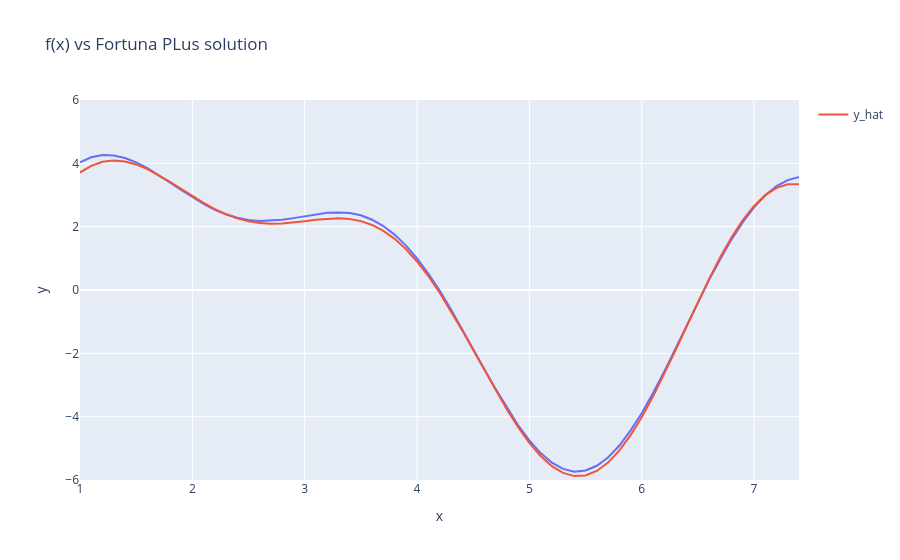

The notebook cell saved with this chart:
### Markdown cell above
### What changes did i make? and why?

I changed the generation of the theta parameters,

now we save the best theta and generates paramethers aroud that value.
New_theta = Best_theta + normal distribution (sigma).
so we try to guess near the solution.
the changes improve some tries but it looks like sometimes it get stuck in local minimuns or dont have enough precision to guess the correct paramethers.

Also after doing that i modified the sigma paramethers so we generate at first big changes with a big sigma. 
and a linear decay of the sigma to fit/finetune the model at the end steps.
with that we get better error scores.




### how did i measure the efficiency of the changes?

if we get a lower final error that means the changes are good.

### Code cell
%%time
# the magic %%time has to be the first line in the cell, and reports the total exec time of the cell.

import random
import numpy as np
import plotly.express as px
import tqdm


def predict(x, theta):
    # change to sum of 3 sin() terms. 
    # use np.sin() and not math.sin().
    y = sum(theta[3*k] * np.sin(theta[3*k+1] * (x + theta[3*k+2])) for k in range(3))
    return y # this is the model


def sample_theta(size_of_theta, best_theta=None, iteration=1, max_iters=100000):
    # linear decay of sigma, from 4.0 to 0.01
    progress = iteration / max_iters
    
    sigma = 4.0 - 3.99 * progress
    
    #print (f"Iteration {iteration}/{max_iters}, sigma: {sigma:.4f}")


    if best_theta is None:
        return np.random.uniform(-4, 4, size=size_of_theta)
    
    
    #we generate the noise with a normal distribution and add it tho the best theta
    noise = np.random.normal(0, sigma / 2.0, size=size_of_theta)
    theta = best_theta.copy()
    theta += noise
    
    # clip the values of theta to be between -4 and 4, to avoid extreme values
    return np.clip(theta, -4.0, 4.0)


def get_loss(y_hat, ys):
    # No change needed, returns quadratic loss.
    loss = ((y_hat - ys)**2).sum()
    return loss

xs = np.array([1.0, 1.1, 1.2, 1.3, 1.4, 1.5, 1.6, 1.7, 1.8, 1.9, 2.0, 2.1, 2.2, 2.3, 2.4, 2.5, 2.6, 2.7, 2.8, 2.9, 3.0, 3.1, 3.2, 3.3, 3.4, 3.5, 3.6, 3.7, 3.8, 3.9, 4.0, 4.1, 4.2, 4.3, 4.4, 4.5, 4.6, 4.7, 4.8, 4.9, 5.0, 5.1, 5.2, 5.3, 5.4, 5.5, 5.6, 5.7, 5.8, 5.9, 6.0, 6.1, 6.2, 6.3, 6.4, 6.5, 6.6, 6.7, 6.8, 6.9, 7.0, 7.1, 7.2, 7.3, 7.4])
ys = np.array([4.03, 4.19, 4.26, 4.25, 4.17, 4.03, 3.85, 3.63, 3.40, 3.16, 2.93, 2.72, 2.53, 2.39, 2.28, 2.21, 2.18, 2.19, 2.22, 2.27, 2.33, 2.39, 2.44, 2.45, 2.43, 2.36, 2.22, 2.02, 1.75, 1.41, 1.00, 0.52, -0.01, -0.60, -1.22, -1.86, -2.50, -3.13, -3.72, -4.27, -4.75, -5.15, -5.45, -5.65, -5.74, -5.70, -5.55, -5.29, -4.92, -4.44, -3.89, -3.26, -2.58, -1.86, -1.12, -0.39, 0.32, 0.98, 1.60, 2.14, 2.61, 2.99, 3.28, 3.47, 3.57])

# 
ys_h_1 = np.array([15.98, 21.42, 24.1, 23.87, 21.0, 16.11, 10.06, 3.79, -1.8, -6.01, -8.39, -8.82, -7.47, -4.77, -1.3, 2.31, 5.49, 7.81, 9.04, 9.18, 8.44, 7.15, 5.72, 4.54, 3.89, 3.9, 4.52, 5.54, 6.63, 7.39, 7.49, 6.7, 4.97, 2.44, -0.54, -3.48, -5.8, -6.98, -6.61, -4.51, -0.79, 4.2, 9.8, 15.21, 19.57, 22.09, 22.2, 19.63, 14.52, 7.41, -0.83, -9.07, -16.11, -20.83, -22.36, -20.27, -14.59, -5.91, 4.72, 15.9, 26.06, 33.69, 37.58, 36.94, 31.64])
ys_h_2 = np.array([[5.87, 5.83, 5.74, 5.62, 5.48, 16.58, 18.21, 18.49, 17.54, 15.54, 4.15, 3.9, 3.65, 3.42, 3.2, -1.9, -3.32, -3.97, -3.91, -3.27, 2.38, 2.36, 2.39, 2.46, 2.57, 2.2, 1.93, 1.22, 0.17, -1.06, 4.18, 4.59, 5.04, 5.52, 6.02, -1.49, 0.74, 3.55, 6.75, 10.06, 9.39, 9.95, 10.5, 11.02, 11.52, 16.0, 12.82, 8.47, 3.21, -2.62, 13.61, 13.76, 13.84, 13.84, 13.77, -24.16, -22.03, -17.9, -11.95, -4.55, 11.63, 10.99, 10.27, 9.47, 8.61]])

# change to the size of theta ( 9 ) (for h(x) how many parameters does it have?)
n_params = 9
n_trials = 100
average_loss = 0.0

for i in range(n_trials):  # train 100 models and take the average
    best_loss = float('inf')
    best_theta = sample_theta(n_params, best_theta=None, iteration=1, max_iters=100000)

    for _ in tqdm.tqdm(range(100000)): 
        curr_theta = sample_theta(n_params, best_theta=best_theta, iteration=_+1, max_iters=100000)
        y_hat = predict(xs, curr_theta)
        curr_loss = get_loss(y_hat, ys)

        if best_loss > curr_loss:
            best_loss = curr_loss
            best_theta = curr_theta
    average_loss += best_loss
    print(f"Model {i+1}/{n_trials}: best loss: {best_loss}, theta: {best_theta}")
average_loss = average_loss/n_trials          
        
print("Average loss:", average_loss)
print("theta:", best_theta)    
    
    
fig = px.line(x=xs, y=ys, title="f(x) vs Fortuna PLus solution")
fig.add_scatter(x=xs, y=predict(xs, best_theta), mode='lines', name="y_hat")
fig.update_layout(xaxis_range=[xs.min(),xs.max()], yaxis_range=[-6,6])
fig.show()


# to get a solid estimate -> you should train at least 100 models and take the average performance.

### Figure 1 — Plotly figure (JSON) as saved in the notebook; plotly's stock layout.template omitted (floating-point values rounded to 4 significant figures)
{"data": [{"hovertemplate": "x=%{x}<br>y=%{y}<extra></extra>", "legendgroup": "", "line": {"color": "#636efa", "dash": "solid"}, "marker": {"symbol": "circle"}, "mode": "lines", "name": "", "orientation": "v", "showlegend": false, "type": "scatter", "x": [1, 1.1, 1.2, 1.3, 1.4, 1.5, 1.6, 1.7, 1.8, 1.9, 2, 2.1, 2.2, 2.3, 2.4, 2.5, 2.6, 2.7, 2.8, 2.9, 3, 3.1, 3.2, 3.3, 3.4, 3.5, 3.6, 3.7, 3.8, 3.9, 4, 4.1, 4.2, 4.3, 4.4, 4.5, 4.6, 4.7, 4.8, 4.9, 5, 5.1, 5.2, 5.3, 5.4, 5.5, 5.6, 5.7, 5.8, 5.9, 6, 6.1, 6.2, 6.3, 6.4, 6.5, 6.6, 6.7, 6.8, 6.9, 7, 7.1, 7.2, 7.3, 7.4], "xaxis": "x", "y": [4.03, 4.19, 4.26, 4.25, 4.17, 4.03, 3.85, 3.63, 3.4, 3.16, 2.93, 2.72, 2.53, 2.39, 2.28, 2.21, 2.18, 2.19, 2.22, 2.27, 2.33, 2.39, 2.44, 2.45, 2.43, 2.36, 2.22, 2.02, 1.75, 1.41, 1, 0.52, -0.01, -0.6, -1.22, -1.86, -2.5, -3.13, -3.72, -4.27, -4.75, -5.15, -5.45, -5.65, -5.74, -5.7, -5.55, -5.29, -4.92, -4.44, -3.89, -3.26, -2.58, -1.86, -1.12, -0.39, 0.32, 0.98, 1.6, 2.14, 2.61, 2.99, 3.28, 3.47, 3.57], "yaxis": "y"}, {"mode": "lines", "name": "y_hat", "type": "scatter", "x": [1, 1.1, 1.2, 1.3, 1.4, 1.5, 1.6, 1.7, 1.8, 1.9, 2, 2.1, 2.2, 2.3, 2.4, 2.5, 2.6, 2.7, 2.8, 2.9, 3, 3.1, 3.2, 3.3, 3.4, 3.5, 3.6, 3.7, 3.8, 3.9, 4, 4.1, 4.2, 4.3, 4.4, 4.5, 4.6, 4.7, 4.8, 4.9, 5, 5.1, 5.2, 5.3, 5.4, 5.5, 5.6, 5.7, 5.8, 5.9, 6, 6.1, 6.2, 6.3, 6.4, 6.5, 6.6, 6.7, 6.8, 6.9, 7, 7.1, 7.2, 7.3, 7.4], "y": [3.71, 3.922, 4.047, 4.091, 4.06, 3.966, 3.819, 3.632, 3.418, 3.192, 2.965, 2.75, 2.556, 2.392, 2.262, 2.169, 2.113, 2.092, 2.1, 2.13, 2.173, 2.218, 2.252, 2.264, 2.242, 2.175, 2.053, 1.869, 1.617, 1.294, 0.901, 0.4413, -0.07859, -0.6494, -1.259, -1.893, -2.535, -3.168, -3.772, -4.331, -4.826, -5.241, -5.562, -5.777, -5.877, -5.856, -5.714, -5.451, -5.074, -4.592, -4.017, -3.367, -2.657, -1.91, -1.145, -0.3842, 0.3506, 1.039, 1.663, 2.205, 2.653, 2.995, 3.225, 3.341, 3.342]}], "layout": {"legend": {"tracegroupgap": 0}, "title": {"text": "f(x) vs Fortuna PLus solution"}, "xaxis": {"anchor": "y", "domain": [0, 1], "range": [1, 7.4], "title": {"text": "x"}}, "yaxis": {"anchor": "x", "domain": [0, 1], "range": [-6, 6], "title": {"text": "y"}}}}
